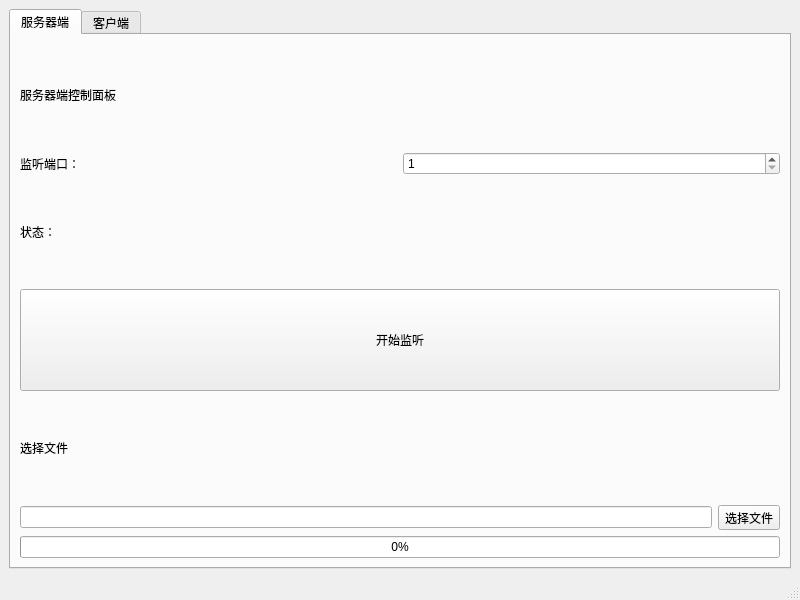
<?xml version="1.0" encoding="UTF-8"?>
<ui version="4.0">
 <class>FileTransfer</class>
 <widget class="QMainWindow" name="FileTransfer">
  <property name="geometry">
   <rect>
    <x>0</x>
    <y>0</y>
    <width>800</width>
    <height>600</height>
   </rect>
  </property>
  <property name="sizePolicy">
   <sizepolicy hsizetype="Expanding" vsizetype="Expanding">
    <horstretch>0</horstretch>
    <verstretch>0</verstretch>
   </sizepolicy>
  </property>
  <property name="windowTitle">
   <string>FileTransfer</string>
  </property>
  <property name="windowIcon">
   <iconset resource="../rsc.qrc">
    <normaloff>:/logo.ico</normaloff>:/logo.ico</iconset>
  </property>
  <widget class="QWidget" name="centralwidget">
   <layout class="QHBoxLayout" name="horizontalLayout_6">
    <item>
     <widget class="QTabWidget" name="tabWidget">
      <property name="currentIndex">
       <number>0</number>
      </property>
      <widget class="QWidget" name="ServerPage">
       <attribute name="title">
        <string>服务器端</string>
       </attribute>
       <layout class="QHBoxLayout" name="horizontalLayout_7">
        <item>
         <layout class="QVBoxLayout" name="verticalLayout">
          <item>
           <widget class="QLabel" name="label">
            <property name="text">
             <string>服务器端控制面板</string>
            </property>
           </widget>
          </item>
          <item>
           <layout class="QHBoxLayout" name="horizontalLayout">
            <item>
             <widget class="QLabel" name="label_3">
              <property name="text">
               <string>监听端口：</string>
              </property>
             </widget>
            </item>
            <item>
             <widget class="QSpinBox" name="portBox">
              <property name="minimum">
               <number>1</number>
              </property>
              <property name="maximum">
               <number>65535</number>
              </property>
             </widget>
            </item>
           </layout>
          </item>
          <item>
           <widget class="QLabel" name="label_2">
            <property name="text">
             <string>状态：</string>
            </property>
           </widget>
          </item>
          <item>
           <widget class="QPushButton" name="pushButton">
            <property name="maximumSize">
             <size>
              <width>16777215</width>
              <height>300</height>
             </size>
            </property>
            <property name="text">
             <string>开始监听</string>
            </property>
           </widget>
          </item>
          <item>
           <widget class="QLabel" name="label_9">
            <property name="text">
             <string>选择文件</string>
            </property>
           </widget>
          </item>
          <item>
           <layout class="QHBoxLayout" name="horizontalLayout_2">
            <item>
             <widget class="QLineEdit" name="fileNameEdit"/>
            </item>
            <item>
             <widget class="QToolButton" name="toolButton">
              <property name="text">
               <string>选择文件</string>
              </property>
             </widget>
            </item>
           </layout>
          </item>
          <item>
           <widget class="QProgressBar" name="serverProgressBar">
            <property name="value">
             <number>0</number>
            </property>
           </widget>
          </item>
         </layout>
        </item>
       </layout>
      </widget>
      <widget class="QWidget" name="ClientPage">
       <attribute name="title">
        <string>客户端</string>
       </attribute>
       <layout class="QHBoxLayout" name="horizontalLayout_5">
        <item>
         <layout class="QVBoxLayout" name="verticalLayout_2">
          <item>
           <widget class="QLabel" name="label_5">
            <property name="text">
             <string>客户端控制面板</string>
            </property>
           </widget>
          </item>
          <item>
           <layout class="QHBoxLayout" name="horizontalLayout_3">
            <item>
             <widget class="QLabel" name="label_6">
              <property name="text">
               <string>服务器IP：</string>
              </property>
             </widget>
            </item>
            <item>
             <widget class="QLineEdit" name="lineEdit"/>
            </item>
           </layout>
          </item>
          <item>
           <layout class="QHBoxLayout" name="horizontalLayout_4">
            <item>
             <widget class="QLabel" name="label_7">
              <property name="text">
               <string>端口号：</string>
              </property>
             </widget>
            </item>
            <item>
             <widget class="QSpinBox" name="spinBox_2">
              <property name="minimum">
               <number>1</number>
              </property>
              <property name="maximum">
               <number>65535</number>
              </property>
             </widget>
            </item>
           </layout>
          </item>
          <item>
           <widget class="QLabel" name="label_8">
            <property name="text">
             <string>状态：</string>
            </property>
           </widget>
          </item>
          <item>
           <widget class="QPushButton" name="pushButton_2">
            <property name="maximumSize">
             <size>
              <width>16777215</width>
              <height>300</height>
             </size>
            </property>
            <property name="text">
             <string>连接服务器</string>
            </property>
           </widget>
          </item>
          <item>
           <widget class="QLabel" name="label_4">
            <property name="text">
             <string>文件接收区</string>
            </property>
           </widget>
          </item>
          <item>
           <widget class="QLineEdit" name="RecvFileName"/>
          </item>
          <item>
           <widget class="QProgressBar" name="clientProgressBar">
            <property name="value">
             <number>0</number>
            </property>
           </widget>
          </item>
         </layout>
        </item>
       </layout>
      </widget>
     </widget>
    </item>
   </layout>
  </widget>
  <widget class="QStatusBar" name="statusbar"/>
 </widget>
 <resources>
  <include location="../rsc.qrc"/>
 </resources>
 <connections/>
</ui>
